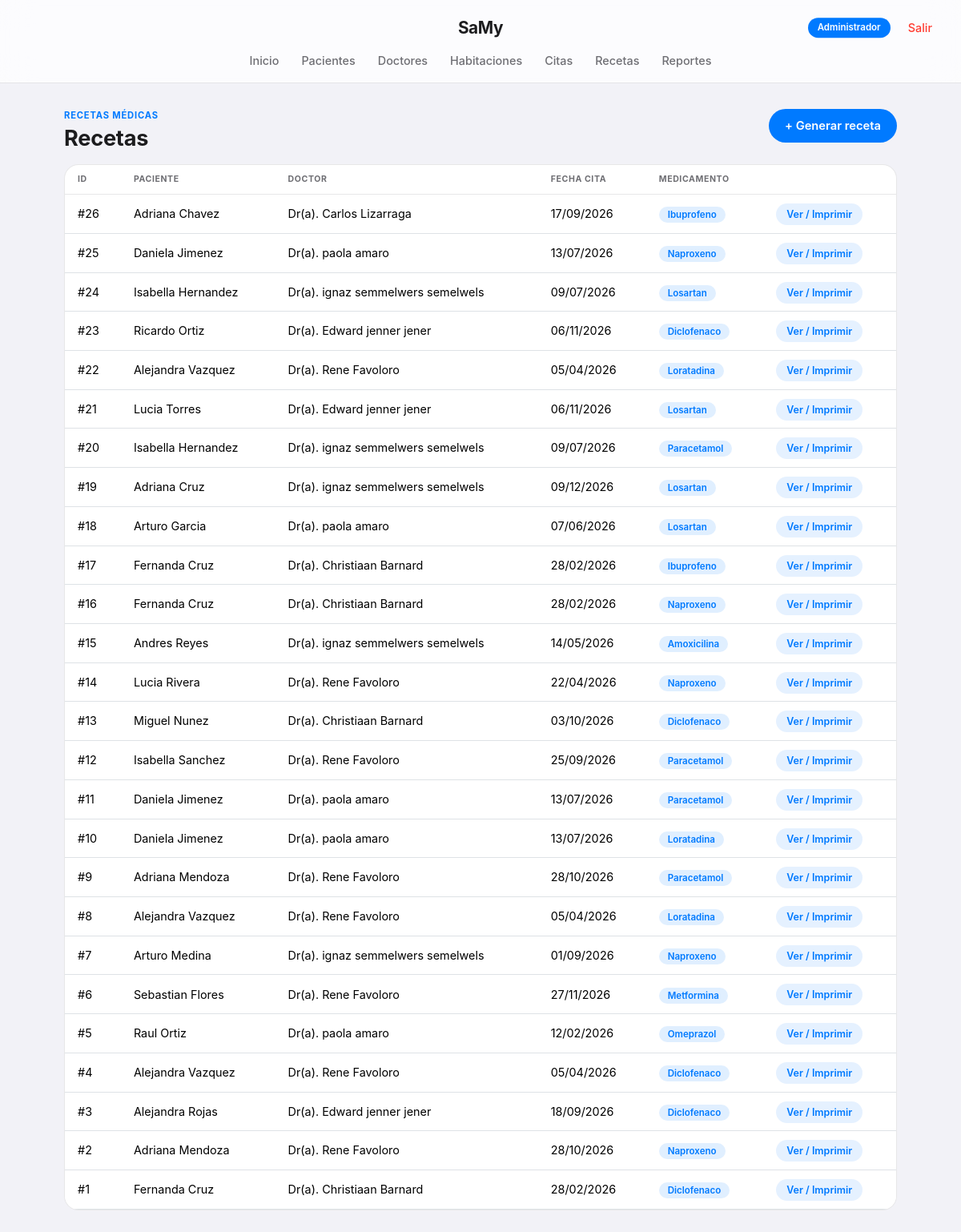
Screenshot of /recetas/listar.php (signed in) with the database file from the repository.
### tables this page shows
CREATE TABLE `recetas` (
  `id_receta` int(11) NOT NULL,
  `id_cita` int(11) NOT NULL,
  `medicamento` varchar(100) NOT NULL,
  `dosis` varchar(60) DEFAULT NULL,
  `indicaciones` varchar(200) DEFAULT NULL
);

CREATE TABLE `pacientes` (
  `id_paciente` int(11) NOT NULL,
  `nombre` varchar(60) NOT NULL,
  `apellido` varchar(60) NOT NULL,
  `fecha_nacimiento` date NOT NULL,
  `sexo` enum('M','F','Otro') NOT NULL,
  `telefono` varchar(15) DEFAULT NULL,
  `direccion` varchar(150) DEFAULT NULL,
  `tipo_sangre` varchar(5) DEFAULT NULL,
  `fecha_registro` timestamp NOT NULL DEFAULT current_timestamp()
);

CREATE TABLE `doctores` (
  `id_doctor` int(11) NOT NULL,
  `nombre` varchar(60) NOT NULL,
  `apellido` varchar(60) NOT NULL,
  `especialidad` varchar(60) DEFAULT NULL,
  `telefono` varchar(15) DEFAULT NULL,
  `cedula_prof` varchar(20) DEFAULT NULL
);

CREATE TABLE `citas` (
  `id_cita` int(11) NOT NULL,
  `id_paciente` int(11) NOT NULL,
  `id_doctor` int(11) NOT NULL,
  `id_habitacion` int(11) NOT NULL,
  `fecha_cita` datetime NOT NULL,
  `motivo` varchar(150) DEFAULT NULL,
  `estado` enum('Programada','Atendida','Cancelada') NOT NULL DEFAULT 'Programada'
);

### recetas/listar.php (the view, shortened to what this page needs)
<?php
require '../config.php';
$sql = "SELECT r.id_receta, r.medicamento, r.dosis, c.fecha_cita,
               p.nombre AS p_nombre, p.apellido AS p_apellido,
               d.nombre AS d_nombre, d.apellido AS d_apellido
        FROM recetas r
        INNER JOIN citas c ON r.id_cita = c.id_cita
        INNER JOIN pacientes p ON c.id_paciente = p.id_paciente
        INNER JOIN doctores d ON c.id_doctor = d.id_doctor
        ORDER BY r.id_receta DESC";
$resultado = $conn->query($sql);
$total = $resultado->num_rows;
?>
<!DOCTYPE html>
<html lang="es">
<head>
  <link href="https://cdn.jsdelivr.net/npm/bootstrap@5.3.3/dist/css/bootstrap.min.css" rel="stylesheet">
  <link rel="stylesheet" href="../css/style.css">
</head>
<body>
  <?php include '../includes/nav.php'; ?>
  <div class="page-wrap">
    <div class="d-flex justify-content-between align-items-start flex-wrap gap-2 mb-3">
      <div><div class="eyebrow">Recetas médicas</div><h1 class="page-title mb-0">Recetas</h1></div>
      <a href="crear.php" class="btn btn-samy">+ Generar receta</a>
    </div>
    <div class="tabla-envoltorio">
      <table class="table tabla-samy mb-0">
        <thead><tr><th>ID</th><th>Paciente</th><th>Doctor</th><th>Fecha cita</th><th>Medicamento</th><th></th></tr></thead>
        <tbody>
        <?php if ($total===0): ?>
          <tr><td colspan="6" class="text-center text-muted py-4">No hay recetas generadas.</td></tr>
        <?php else: while($r=$resultado->fetch_assoc()): ?>
          <tr>
            <td>#<?= $r['id_receta'] ?></td>
            <td><?= htmlspecialchars($r['p_nombre'].' '.$r['p_apellido']) ?></td>
            <td>Dr(a). <?= htmlspecialchars($r['d_nombre'].' '.$r['d_apellido']) ?></td>
            <td><?= htmlspecialchars(date('d/m/Y', strtotime($r['fecha_cita']))) ?></td>
            <td><span class="pill pill-azul"><?= htmlspecialchars($r['medicamento']) ?></span></td>
            <td><a class="mini-accion mini-editar" href="ver.php?id=<?= $r['id_receta'] ?>">Ver / Imprimir</a></td>
          </tr>
        <?php endwhile; endif; ?>
        </tbody>
      </table>
    </div>
  </div>
</body>
</html>

### css/style.css (style rules this page uses)
:root { --ios-blue: #007AFF; --ios-blue-dark: #0062CC; --ios-green: #34C759; --ios-red: #FF3B30; --ios-orange: #FF9500; --ios-gray-bg: #F2F2F7; --ios-card: rgba(255,255,255,0.9); --ios-text: #1C1C1E; --ios-text-soft: #6E6E73; --ios-line: rgba(60,60,67,0.12); --ios-radius: 18px; --ios-radius-sm: 12px; }
* { -webkit-tap-highlight-color: transparent; }
body { font-family: -apple-system, BlinkMacSystemFont, "SF Pro Text", "Segoe UI", Roboto, Helvetica, Arial, sans-serif; background: var(--ios-gray-bg); color: var(--ios-text); -webkit-font-smoothing: antialiased; }
h1, h2, h3, .navbar-brand { font-family: -apple-system, BlinkMacSystemFont, "SF Pro Display", sans-serif; letter-spacing: -0.01em; }
.page-wrap { max-width: 1080px; margin: 0 auto; padding: 32px 20px 90px; }
.eyebrow { text-transform: uppercase; letter-spacing: 0.8px; font-size: 0.7rem; color: var(--ios-blue); font-weight: 700; }
h1.page-title { font-size: 1.7rem; font-weight: 700; margin: 4px 0 22px; color: var(--ios-text); }
.btn-samy, .btn-samy-outline { border: none; font-weight: 600; padding: 10px 20px; border-radius: 980px; font-size: 0.92rem; transition: transform .1s ease, opacity .15s ease; }
.btn-samy { background: var(--ios-blue); color: #fff; }
.tabla-envoltorio { background: #fff; border: 1px solid var(--ios-line); border-radius: var(--ios-radius); overflow: hidden; }
table.tabla-samy { margin-bottom: 0; }
table.tabla-samy thead th { background: transparent; color: var(--ios-text-soft); text-transform: uppercase; font-size: 0.66rem; letter-spacing: 0.6px; font-weight: 700; padding: 10px 16px; border-bottom: 1px solid var(--ios-line); }
table.tabla-samy tbody td { padding: 13px 16px; border-top: 1px solid var(--ios-line); font-size: 0.9rem; vertical-align: middle; }
table.tabla-samy tbody tr { transition: background .12s; }
.pill { padding: 3px 11px; border-radius: 980px; font-size: 0.72rem; font-weight: 600; }
.pill-azul { background: rgba(0,122,255,0.12); color: var(--ios-blue); }
.mini-accion { font-size: 0.78rem; padding: 6px 13px; border-radius: 980px; text-decoration: none; font-weight: 600; }
.mini-editar { background: rgba(0,122,255,0.1); color: var(--ios-blue); }
.page-wrap { animation: fadeIn .3s ease both; }
.page-title, .eyebrow { animation: fadeInUp .35s ease both; }
table.tabla-samy tbody tr { animation: fadeInUp .3s ease both; }
table.tabla-samy tbody tr:nth-child(1) { animation-delay: .02s; }
table.tabla-samy tbody tr:nth-child(2) { animation-delay: .05s; }
table.tabla-samy tbody tr:nth-child(3) { animation-delay: .08s; }
table.tabla-samy tbody tr:nth-child(4) { animation-delay: .11s; }
table.tabla-samy tbody tr:nth-child(5) { animation-delay: .14s; }
table.tabla-samy tbody tr:nth-child(n+6) { animation-delay: .16s; }
.btn-samy, .btn-samy-outline, .mini-accion { transition: transform .12s cubic-bezier(.34,1.56,.64,1), background .15s ease, opacity .15s ease; }

### rows the page displays
recetas: id_receta "26", pacientes.nombre+apellido "Adriana Chavez", doctores.nombre+apellido "Carlos Lizarraga", id_cita.fecha_cita "17/09/2026", medicamento "Ibuprofeno"
recetas: id_receta "25", pacientes.nombre+apellido "Daniela Jimenez", doctores.nombre+apellido "paola amaro", id_cita.fecha_cita "13/07/2026", medicamento "Naproxeno"
recetas: id_receta "24", pacientes.nombre+apellido "Isabella Hernandez", doctores.nombre+apellido "ignaz semmelwers semelwels", id_cita.fecha_cita "09/07/2026", medicamento "Losartan"
recetas: id_receta "23", pacientes.nombre+apellido "Ricardo Ortiz", doctores.nombre+apellido "Edward jenner jener", id_cita.fecha_cita "06/11/2026", medicamento "Diclofenaco"
recetas: id_receta "22", pacientes.nombre+apellido "Alejandra Vazquez", doctores.nombre+apellido "Rene Favoloro", id_cita.fecha_cita "05/04/2026", medicamento "Loratadina"
recetas: id_receta "21", pacientes.nombre+apellido "Lucia Torres", doctores.nombre+apellido "Edward jenner jener", id_cita.fecha_cita "06/11/2026", medicamento "Losartan"
recetas: id_receta "20", pacientes.nombre+apellido "Isabella Hernandez", doctores.nombre+apellido "ignaz semmelwers semelwels", id_cita.fecha_cita "09/07/2026", medicamento "Paracetamol"
recetas: id_receta "19", pacientes.nombre+apellido "Adriana Cruz", doctores.nombre+apellido "ignaz semmelwers semelwels", id_cita.fecha_cita "09/12/2026", medicamento "Losartan"
recetas: id_receta "18", pacientes.nombre+apellido "Arturo Garcia", doctores.nombre+apellido "paola amaro", id_cita.fecha_cita "07/06/2026", medicamento "Losartan"
recetas: id_receta "17", pacientes.nombre+apellido "Fernanda Cruz", doctores.nombre+apellido "Christiaan Barnard", id_cita.fecha_cita "28/02/2026", medicamento "Ibuprofeno"
recetas: id_receta "16", pacientes.nombre+apellido "Fernanda Cruz", doctores.nombre+apellido "Christiaan Barnard", id_cita.fecha_cita "28/02/2026", medicamento "Naproxeno"
recetas: id_receta "15", pacientes.nombre+apellido "Andres Reyes", doctores.nombre+apellido "ignaz semmelwers semelwels", id_cita.fecha_cita "14/05/2026", medicamento "Amoxicilina"
recetas: id_receta "14", pacientes.nombre+apellido "Lucia Rivera", doctores.nombre+apellido "Rene Favoloro", id_cita.fecha_cita "22/04/2026", medicamento "Naproxeno"
recetas: id_receta "13", pacientes.nombre+apellido "Miguel Nunez", doctores.nombre+apellido "Christiaan Barnard", id_cita.fecha_cita "03/10/2026", medicamento "Diclofenaco"
recetas: id_receta "12", pacientes.nombre+apellido "Isabella Sanchez", doctores.nombre+apellido "Rene Favoloro", id_cita.fecha_cita "25/09/2026", medicamento "Paracetamol"
recetas: id_receta "11", pacientes.nombre+apellido "Daniela Jimenez", doctores.nombre+apellido "paola amaro", id_cita.fecha_cita "13/07/2026", medicamento "Paracetamol"
recetas: id_receta "10", pacientes.nombre+apellido "Daniela Jimenez", doctores.nombre+apellido "paola amaro", id_cita.fecha_cita "13/07/2026", medicamento "Loratadina"
recetas: id_receta "9", pacientes.nombre+apellido "Adriana Mendoza", doctores.nombre+apellido "Rene Favoloro", id_cita.fecha_cita "28/10/2026", medicamento "Paracetamol"
recetas: id_receta "8", pacientes.nombre+apellido "Alejandra Vazquez", doctores.nombre+apellido "Rene Favoloro", id_cita.fecha_cita "05/04/2026", medicamento "Loratadina"
recetas: id_receta "7", pacientes.nombre+apellido "Arturo Medina", doctores.nombre+apellido "ignaz semmelwers semelwels", id_cita.fecha_cita "01/09/2026", medicamento "Naproxeno"
recetas: id_receta "6", pacientes.nombre+apellido "Sebastian Flores", doctores.nombre+apellido "Rene Favoloro", id_cita.fecha_cita "27/11/2026", medicamento "Metformina"
recetas: id_receta "5", pacientes.nombre+apellido "Raul Ortiz", doctores.nombre+apellido "paola amaro", id_cita.fecha_cita "12/02/2026", medicamento "Omeprazol"
recetas: id_receta "4", pacientes.nombre+apellido "Alejandra Vazquez", doctores.nombre+apellido "Rene Favoloro", id_cita.fecha_cita "05/04/2026", medicamento "Diclofenaco"
recetas: id_receta "3", pacientes.nombre+apellido "Alejandra Rojas", doctores.nombre+apellido "Edward jenner jener", id_cita.fecha_cita "18/09/2026", medicamento "Diclofenaco"
recetas: id_receta "2", pacientes.nombre+apellido "Adriana Mendoza", doctores.nombre+apellido "Rene Favoloro", id_cita.fecha_cita "28/10/2026", medicamento "Naproxeno"
recetas: id_receta "1", pacientes.nombre+apellido "Fernanda Cruz", doctores.nombre+apellido "Christiaan Barnard", id_cita.fecha_cita "28/02/2026", medicamento "Diclofenaco"

### other values shown
$rolActual "Administrador"
